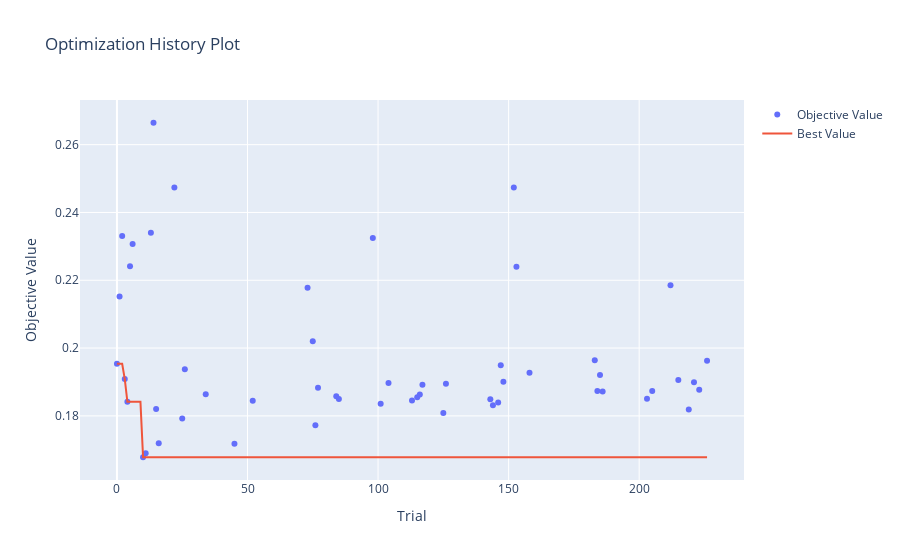

The code cell stored with this chart in its notebook:
### Markdown cell above
### Visualisation of Tuning Progress

### Code cell
from optuna.visualization import plot_optimization_history

plot_optimization_history(optuna_study)

### Figure 1 — Plotly figure (JSON) as saved in the notebook; plotly's stock layout.template omitted (floating-point values rounded to 4 significant figures; data arrays with more than 128 entries replaced by an {"elided": "..."} marker saying what was removed)
{"data": [{"mode": "markers", "name": "Objective Value", "type": "scatter", "x": [0, 1, 2, 3, 4, 5, 6, 10, 11, 13, 14, 15, 16, 22, 25, 26, 34, 45, 52, 73, 75, 76, 77, 84, 85, 98, 101, 104, 113, 115, 116, 117, 125, 126, 143, 144, 146, 147, 148, 152, 153, 158, 183, 184, 185, 186, 203, 205, 212, 215, 219, 221, 223, 226], "y": [0.1954, 0.2152, 0.233, 0.1909, 0.1841, 0.2241, 0.2307, 0.1678, 0.169, 0.234, 0.2665, 0.182, 0.1719, 0.2473, 0.1793, 0.1938, 0.1864, 0.1718, 0.1845, 0.2178, 0.202, 0.1772, 0.1883, 0.1858, 0.185, 0.2325, 0.1836, 0.1897, 0.1845, 0.1855, 0.1863, 0.1892, 0.1808, 0.1895, 0.1849, 0.1831, 0.1839, 0.1949, 0.1901, 0.2474, 0.224, 0.1927, 0.1964, 0.1873, 0.1921, 0.1872, 0.1851, 0.1873, 0.2186, 0.1906, 0.1819, 0.19, 0.1877, 0.1962]}, {"mode": "lines", "name": "Best Value", "type": "scatter", "x": {"elided": "227 int values"}, "y": {"elided": "227 float values"}}, {"marker": {"color": "#cccccc"}, "mode": "markers", "name": "Infeasible Trial", "showlegend": false, "type": "scatter", "x": [], "y": []}], "layout": {"title": {"text": "Optimization History Plot"}, "xaxis": {"title": {"text": "Trial"}}, "yaxis": {"title": {"text": "Objective Value"}}}}
